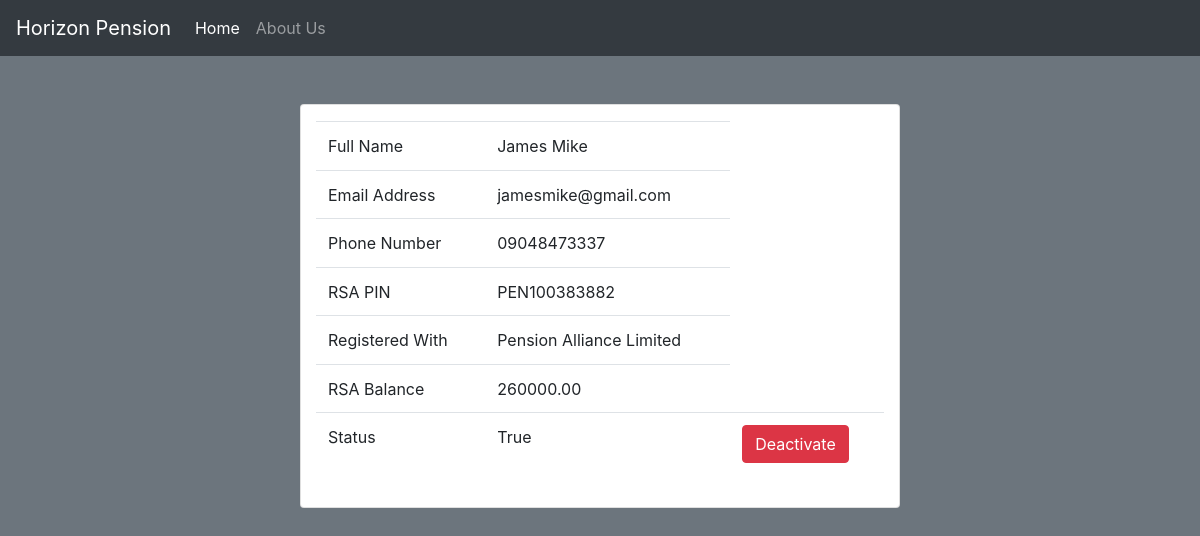
/details/5/, run on the app's committed database.
### crud/models.py (models this page shows, shortened)
class Pen(models.Model):
    fullname = models.CharField(max_length=255)
    email = models.EmailField(unique=True)
    phone = models.CharField(max_length=20)
    rsa = models.CharField(max_length=20)
    pfa = models.CharField(max_length=255)
    balance = models.DecimalField(max_digits=10, decimal_places=2)
    isActive = models.BooleanField(default=False)

### crud/views.py (the view)
# urls.py: path('details/<str:id>/', views.details, name='details'),
def details(request,id):
    account = Pen.objects.get(id=id)
    if request.method == "POST":
        status = request.POST.get("status")
        pension = Pen.objects.get(id=id)
        pension.isActive = not pension.isActive
        pension.save()
        return redirect(request.META['HTTP_REFERER'])
    context = {
        'account':account
    }
    return render(request, 'details.html', context)

### crud/templates/details.html (shortened to what this page needs)
<!doctype html>
<html lang="en">
  <head>
    <link rel="stylesheet" href="https://cdn.jsdelivr.net/npm/bootstrap@4.6.2/dist/css/bootstrap.min.css">
  </head>
  <body class="bg-secondary">
    <nav class="navbar navbar-expand-lg navbar-dark bg-dark">
        <a class="navbar-brand" href="#">Horizon Pension</a>
        <div class="collapse navbar-collapse" id="navbarNavAltMarkup">
          <div class="navbar-nav">
            <a class="nav-link active" href="{% url 'index' %}">Home </a>
            <a class="nav-link" href="{% url 'about' %}">About Us</a>
          </div>
        </div>
      </nav>
      <br>
      <br>
      <section class="search col-md-6 m-auto rounded py-3 card">
        <table class="table ">
            <tbody>
                <tr>
                    <td> Full Name</td>
                    <td> {{account.fullname}}</td>
                <tr>
                <tr>
                    <td> Email Address</td>
                    <td> {{account.email}}</td>
                <tr>
                <tr>
                    <td> Phone Number</td>
                    <td> {{account.phone}}</td>
                <tr>
                <tr>
                    <td> RSA PIN</td>
                    <td> {{account.rsa}}</td>
                <tr>
                    <tr>
                        <td> Registered With</td>
                        <td> {{account.pfa}}</td>
                    <tr>
                        <tr>
                            <td> RSA Balance</td>
                            <td> {{account.balance}}</td>
                        <tr>
                            <tr>
                                <td> Status</td>
                                <td> {{account.isActive}}</td>
                                <td>
                                        <form method="POST" action="{% url 'details' account.id %}">
                                            {% if account.isActive == True %}
                                        <button type="submit" class="btn btn-danger">Deactivate</button>
                                      {% else %}
                                        <button type="submit" class="btn btn-success">Activate</button>
                                      {% endif %}
                                          </form>
                                    </td>
            </tbody>
        </table>
      </section>
<br>
<br>
  </body>
</html>

### data on the page
Pen: fullname "James Mike", email "jamesmike@gmail.com", phone "09048473337", rsa "PEN100383882", pfa "Pension Alliance Limited", balance "260000.00", isActive "True"
